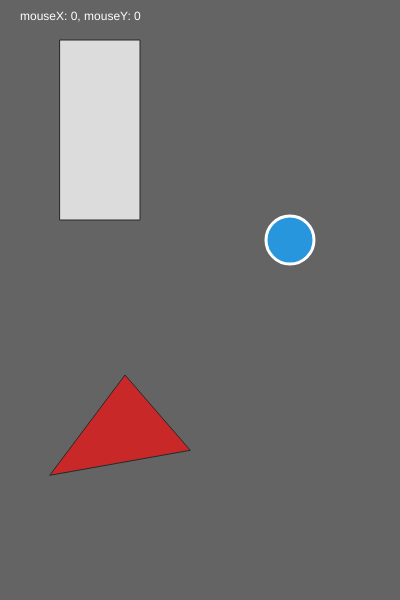
Frame 1 (no input)
Frame 60 (no input): identical to frame 1, image omitted
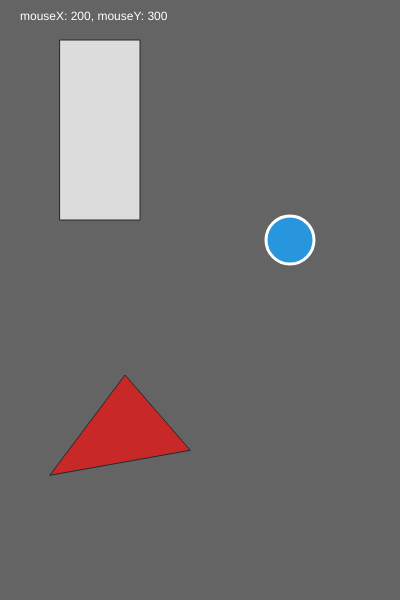
Frame 120 (the mouse pressed at the canvas centre since frame 60)

The p5.js sketch that drew these frames (run headless with seeded random() and noise() and a simulated clock; from frame 60 on, the mouse is pressed at the canvas centre):

// p5.js sketch
// ── sketch.js
function setup() {
  createCanvas(400, 600); // create a 400x600 window
}

function draw() {
  background(100); // dark blue background (like space)

  fill(255) //white text
  text(`mouseX: ${mouseX}, mouseY: ${mouseY}`, 20, 20);
  
  push();
  fill(220);            // light gray
  stroke(40);           // dark outline
  rectMode(CENTER);     // rectangle drawn from its center
  rect(100, 130, 80, 180);

  fill(200, 40, 40);    // red
  triangle(50, 475, 125, 375, 190, 450); // triangle on top
  // window (circle)
  fill(40, 150, 220);   // blue glass
  stroke(255);          // white border
  strokeWeight(3);
  ellipse(290, 240, 48, 48); // window circle
  pop();

}
